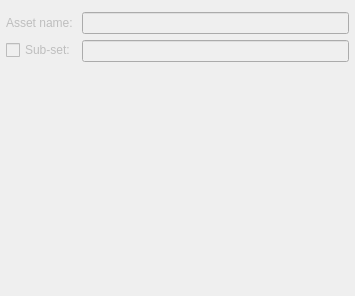
                 <widget class="QWidget" name="nk_assetSettings_scrollAreaWidgetContents">
                  <property name="geometry">
                   <rect>
                    <x>0</x>
                    <y>0</y>
                    <width>355</width>
                    <height>296</height>
                   </rect>
                  </property>
                  <layout class="QVBoxLayout" name="verticalLayout_8">
                   <property name="margin">
                    <number>0</number>
                   </property>
                   <item>
                    <widget class="QFrame" name="nk_assetSettings_frame">
                     <property name="frameShape">
                      <enum>QFrame::NoFrame</enum>
                     </property>
                     <layout class="QFormLayout" name="formLayout">
                      <property name="fieldGrowthPolicy">
                       <enum>QFormLayout::ExpandingFieldsGrow</enum>
                      </property>
                      <property name="leftMargin">
                       <number>6</number>
                      </property>
                      <property name="topMargin">
                       <number>12</number>
                      </property>
                      <property name="rightMargin">
                       <number>6</number>
                      </property>
                      <property name="bottomMargin">
                       <number>6</number>
                      </property>
                      <item row="1" column="0">
                       <widget class="QLabel" name="nk_PblName_label">
                        <property name="enabled">
                         <bool>false</bool>
                        </property>
                        <property name="text">
                         <string>Asset name:</string>
                        </property>
                       </widget>
                      </item>
                      <item row="1" column="1">
                       <widget class="QLineEdit" name="nk_PblName_lineEdit">
                        <property name="enabled">
                         <bool>false</bool>
                        </property>
                        <property name="text">
                         <string/>
                        </property>
                        <property name="frame">
                         <bool>true</bool>
                        </property>
                        <property name="readOnly">
                         <bool>false</bool>
                        </property>
                        <property name="mandatoryField" stdset="0">
                         <bool>false</bool>
                        </property>
                       </widget>
                      </item>
                      <item row="2" column="0">
                       <widget class="QCheckBox" name="nk_subSet_checkBox">
                        <property name="enabled">
                         <bool>false</bool>
                        </property>
                        <property name="toolTip">
                         <string>Warning: creating sub-sets will affect version control.</string>
                        </property>
                        <property name="text">
                         <string>Sub-set:</string>
                        </property>
                       </widget>
                      </item>
                      <item row="2" column="1">
                       <widget class="QLineEdit" name="nk_subSetName_lineEdit">
                        <property name="enabled">
                         <bool>false</bool>
                        </property>
                        <property name="text">
                         <string/>
                        </property>
                        <property name="frame">
                         <bool>true</bool>
                        </property>
                        <property name="readOnly">
                         <bool>false</bool>
                        </property>
                        <property name="mandatoryField" stdset="0">
                         <bool>false</bool>
                        </property>
                       </widget>
                      </item>
                     </layout>
                    </widget>
                   </item>
                  </layout>
                 </widget>
